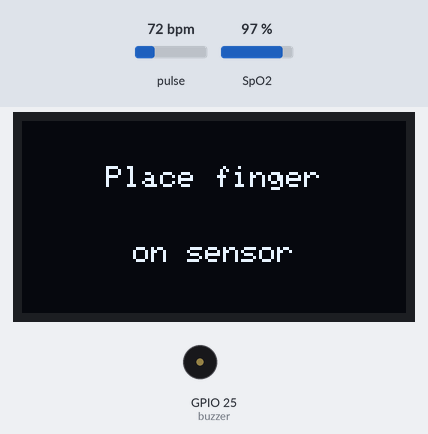
This sketch was run on a simulated ESP32. Shown: 128×64 one-colour display, buzzer (waves = sounding). The test bench sets the inputs (shaded band); at power-on: pulse 72 bpm, SpO2 97 %. What the sketch prints to the serial monitor is not drawn.

Above: at 2.26 s.
2.7 s: pulse set to 119 bpm
At 4.33 s:
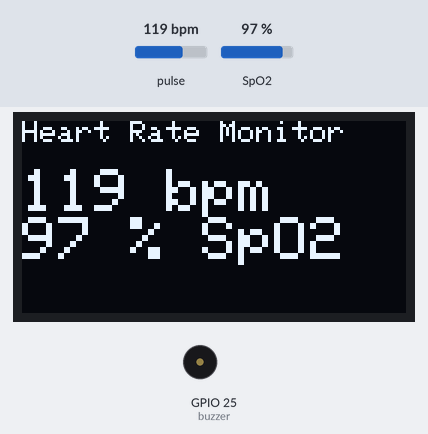
5.5 s: pulse set to 123 bpm
At 6.32 s:
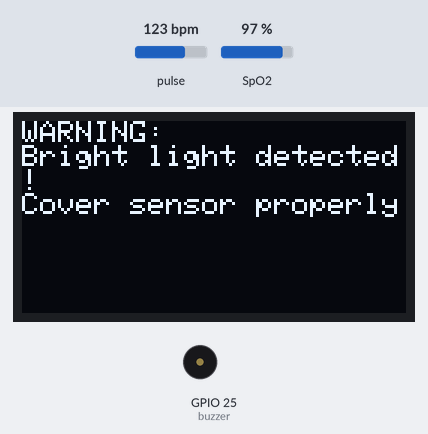
8.0 s: pulse set to 42 bpm
At 9.1 s:
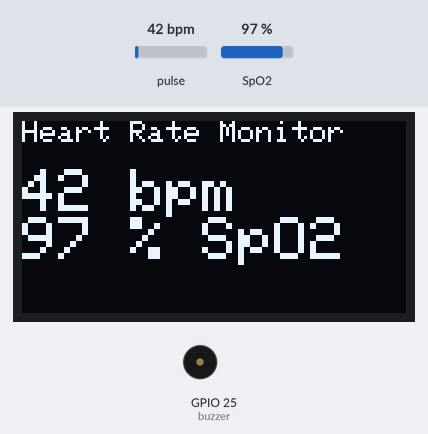
9.5 s: SpO2 set to 80 %
At 10.89 s:
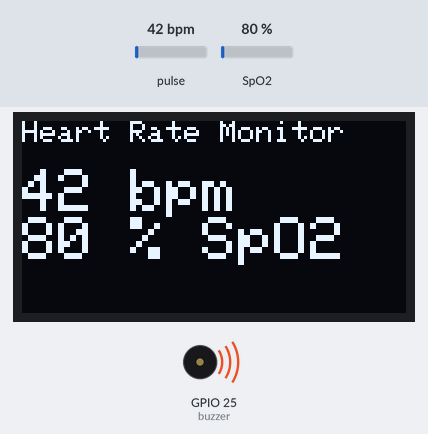
11.5 s: SpO2 set to 85 %
At 13.2 s:
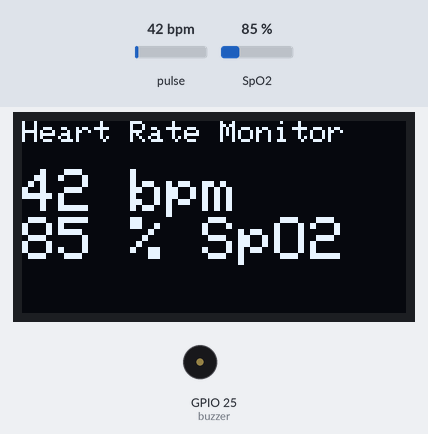
Timing chart, 0 to 14.5 s (numbered marks = the images above; inputs shaded):
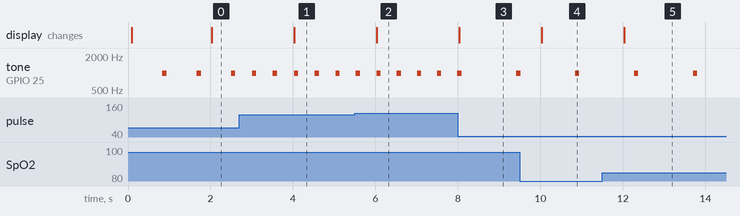

The sketch:

Code.ino
```cpp
#include <Wire.h>
#include <MAX30100_PulseOximeter.h> // Đảm bảo bạn đã cài đặt thư viện này
#include <esp32-hal.h>
#include <Adafruit_GFX.h>          // Thư viện đồ họa cho OLED
#include <Adafruit_SSD1306.h>      // Thư viện điều khiển OLED SSD1306

// --- Định nghĩa các hằng số ---
#define REPORTING_PERIOD_MS 2000    // Chu kỳ cập nhật dữ liệu và hiển thị (2 giây)
#define SDA_PIN 21                  // Chân SDA cho giao tiếp I2C trên ESP32
#define SCL_PIN 22                  // Chân SCL cho giao tiếp I2C trên ESP32
#define SCREEN_WIDTH 128            // Chiều rộng màn hình OLED
#define SCREEN_HEIGHT 64            // Chiều cao màn hình OLED
#define OLED_RESET -1               // Pin reset cho OLED (hoặc -1 nếu không sử dụng)
#define OLED_ADDRESS 0x3C           // Địa chỉ I2C mặc định của OLED SSD1306

// Thêm các thông số cho bộ lọc và kiểm tra độ tin cậy của dữ liệu
#define MIN_RELIABLE_HR 40          // Nhịp tim tối thiểu hợp lệ (BPM)
#define MAX_RELIABLE_HR 120         // Nhịp tim tối đa hợp lệ (BPM) - Điều chỉnh nếu cần cho người vận động
#define MIN_RELIABLE_SPO2 70        // SpO2 tối thiểu hợp lệ (%)

// --- Khởi tạo đối tượng ---
PulseOximeter pox; // Đối tượng cảm biến MAX30100
Adafruit_SSD1306 display(SCREEN_WIDTH, SCREEN_HEIGHT, &Wire, OLED_RESET); // Đối tượng màn hình OLED

#define buzzer 25 // Chân GPIO kết nối với còi báo

// --- Biến toàn cục để điều khiển trạng thái ---
uint32_t tLastReport = 0;
bool beatShown = false;             // Cờ báo hiệu nhịp đập đã được hiển thị/báo còi
unsigned long beatTime = 0;
const unsigned long beatDuration = 100; // Thời gian còi kêu khi phát hiện nhịp (ms)
bool isBeeping = false;

// Biến kiểm tra ánh sáng mạnh
bool brightLightDetected = false;       // Cờ báo hiệu có khả năng nhiễu ánh sáng mạnh
unsigned long brightLightStartTime = 0;
const unsigned long brightLightTimeout = 3000; // Thời gian tối đa cho phép nhiễu trước khi báo lỗi (3 giây)

// --- Hàm scan I2C (Hữu ích để debug kết nối) ---
void scanI2C() {
  byte error, address;
  int nDevices = 0;
  Serial.println("Scanning I2C addresses...");
  for (address = 1; address < 127; address++) {
    Wire.beginTransmission(address);
    error = Wire.endTransmission();
    if (error == 0) {
      Serial.print("I2C device found at address 0x");
      if (address < 16) Serial.print("0");
      Serial.println(address, HEX);
      nDevices++;
    } else if (error == 4) {
      Serial.print("Unknown error at address 0x");
      if (address < 16) Serial.print("0");
      Serial.println(address, HEX);
    }
  }
  if (nDevices == 0) Serial.println("No I2C devices found!");
  else Serial.println("Scan completed.");
}
// --- Hàm gọi lại khi phát hiện nhịp đập ---
void onBeatDetected() {
  beatShown = true;
  tone(buzzer, 1000);
  beatTime = millis();
  isBeeping = true;
}
//Hàm kiểm tra độ tin cậy của dữ liệu
bool isDataReliable(float heartRate, float spO2) {
  if (heartRate < MIN_RELIABLE_HR || heartRate > MAX_RELIABLE_HR) return false;
  if (spO2 < MIN_RELIABLE_SPO2) return false;
  // Nếu cả hai đều trong phạm vi thì dữ liệu đáng tin cậy
  return true;
}
// Hàm kiểm tra ánh sáng mạnh
void checkBrightLight(float heartRate, float spO2) {
  if ((heartRate > 0 || spO2 > 0) && !isDataReliable(heartRate, spO2)) {
    if (!brightLightDetected) { // Nếu đây là lần đầu phát hiện nhiễu
      brightLightDetected = true;
      brightLightStartTime = millis(); // Ghi lại thời điểm bắt đầu
      Serial.println("Warning: Possible bright light interference!");
    }
  }
  // Nếu dữ liệu hợp lệ, reset cờ cảnh báo
  else if (isDataReliable(heartRate, spO2)) {
    brightLightDetected = false;
  }

  // Kiểm tra nếu tình trạng nhiễu ánh sáng kéo dài quá thời gian cho phép
  if (brightLightDetected && (millis() - brightLightStartTime > brightLightTimeout)) {
    Serial.println("Error: Prolonged bright light exposure! Please cover sensor.");
    // Có thể thêm cảnh báo liên tục trên màn hình hoặc còi báo động ở đây
  }
}

// --- Hàm Setup (Chạy một lần khi khởi động) ---
void setup() {
  Serial.begin(115200); // Khởi tạo Serial Monitor
  while (!Serial) delay(100);
  // Khởi tạo giao tiếp I2C cho ESP32
  Wire.begin(SDA_PIN, SCL_PIN);
  Wire.setClock(400000);
  scanI2C();
  pinMode(buzzer, OUTPUT);

  // --- Khởi tạo màn hình OLED
  if (!display.begin(SSD1306_SWITCHCAPVCC, OLED_ADDRESS)) {
    Serial.println(F("OLED initialization failed!"));
    while (1) {
      delay(500);
      Serial.println("OLED error, check hardware connections and address!");
    }
  }
  display.clearDisplay();
  display.setTextSize(1); // Cỡ chữ
  display.setTextColor(SSD1306_WHITE);
  display.setCursor(0, 0);
  display.println(F("Initializing..."));
  display.display(); // Hiển thị nội dung lên màn hình
  disableCore0WDT();
  if (!pox.begin()) { // Khởi tạo cảm biến
    Serial.println("MAX30100 sensor failed!");
    display.clearDisplay();
    display.setCursor(0, 0);
    display.println(F("MAX30100 ERROR!"));
    display.display();
    while (1) {
      delay(500);
      Serial.println("MAX30100 error, check sensor connections!");
    }
  }
  enableCore0WDT();
  pox.setIRLedCurrent(MAX30100_LED_CURR_24MA);// Dòng điện của LED là 24mA
  pox.setOnBeatDetectedCallback(onBeatDetected);

  display.clearDisplay();
  display.setCursor(0, 0);
  display.println(F("MAX30100 Ready"));
  display.display();
  Serial.println("Setup Complete. Waiting for finger...");
}

void loop() {
  pox.update(); // Cập nhật dữ liệu từ cảm biến

  if (isBeeping && (millis() - beatTime > beatDuration)) {
    noTone(buzzer);
    isBeeping = false;
  }
  if ((millis() - tLastReport) > REPORTING_PERIOD_MS) {
    tLastReport = millis(); // Cập nhật thời điểm báo cáo cuối cùng

    float heartRate = pox.getHeartRate(); // Lấy nhịp tim
    float spO2 = pox.getSpO2();           // Lấy SpO2
    checkBrightLight(heartRate, spO2);
    display.clearDisplay(); // Xóa màn hình để vẽ lại
    display.setCursor(0, 0); // Đặt con trỏ về góc trên bên trái

    if (brightLightDetected) {
      // Hiển thị cảnh báo ánh sáng mạnh trên OLED
      display.setTextSize(1);
      display.println(F("WARNING:"));
      display.println(F("Bright light detected!"));
      display.println(F("Cover sensor properly"));
      Serial.println("Bright light interference detected! Cover sensor.");
    }
    else if (spO2 > 0 && heartRate > 0 && isDataReliable(heartRate, spO2)) {
      // Nếu dữ liệu hợp lệ, hiển thị lên Serial Monitor
      Serial.print("Heart rate: ");
      Serial.print(heartRate);
      Serial.println(" bpm");
      Serial.print("SpO2: ");
      Serial.print(spO2);
      Serial.println(" %");
      // Hiển thị dữ liệu lên màn hình OLED
      display.setTextSize(1);
      display.println(F("Heart Rate Monitor"));
      display.setTextSize(2); // Cỡ chữ lớn hơn cho số
      display.setCursor(0, 16); // Đặt con trỏ ở hàng thứ hai
      display.print(heartRate, 0); // Hiển thị nhịp tim
      display.println(F(" bpm"));
      display.print(spO2, 0); // Hiển thị SpO2
      display.println(F(" % SpO2"));
    } else {
      // Nếu không có ngón tay hoặc dữ liệu không hợp lệ, hiển thị hướng dẫn
      Serial.println("No finger or unreliable data. Please place finger on sensor.");
      display.setTextSize(1);
      int16_t x1, y1;
      uint16_t w, h;
      display.getTextBounds(F("Place finger"), 0, 0, &x1, &y1, &w, &h);
      display.setCursor((SCREEN_WIDTH - w) / 2, 15);
      display.println(F("Place finger"));
      display.getTextBounds(F("on sensor"), 0, 0, &x1, &y1, &w, &h);
      display.setCursor((SCREEN_WIDTH - w) / 2, 40);
      display.println(F("on sensor"));
    }
    display.display(); // Cập nhật màn hình OLED
  }
}
```

Measured:
- the behaviour switches between 120 and 121 bpm on pulse (found by bisection; images 1 and 2)
- after the input at 2.7 s, tone on GPIO 25 (buzzer): alternates 1000 Hz for 0.10 s and silent for 0.40 s, starting after 0.31 s; the display: changes after 1.3 s (image 1)
- after the input at 5.5 s, the display: changes after 0.53 s (image 2)
- after the input at 8.0 s, the display: changes at once (image 3)
- after the input at 9.5 s, the display: changes after 0.53 s (image 4)
- after the input at 11.5 s, the display: changes after 0.53 s (image 5)
- by itself, tone on GPIO 25 (buzzer): alternates 1000 Hz for 0.10 s and silent for 0.73 s
